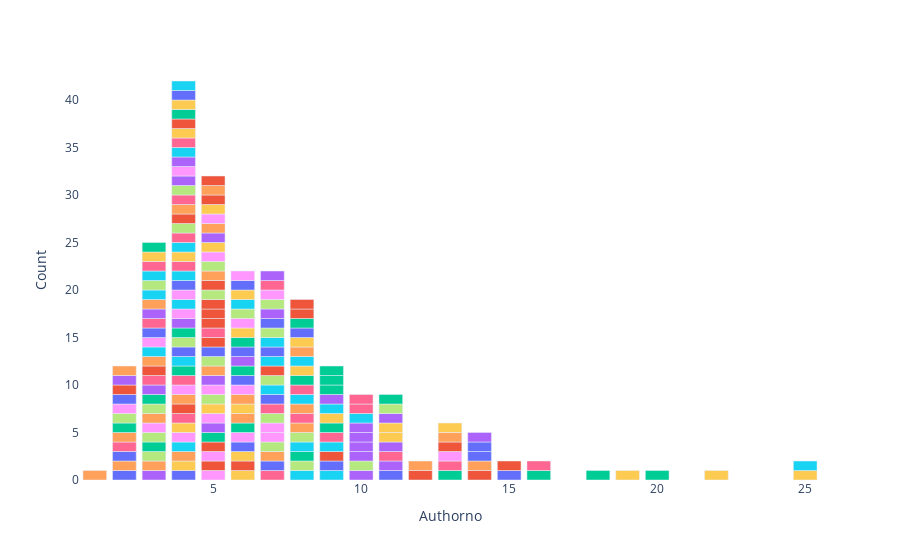

The notebook cell saved with this chart:
### Code cell
temp = dat
temp = dat.assign(Position = position, Authorno = authorno, Count = 1)

fig = px.bar(temp, x = 'Authorno', 
                 y = 'Count',
                 color = 'Document Title',
                 hover_data = ['Publication Year', 
                               'Document Title', 
                               'Journal Title', 
                               'Authors', 
                                'Position',
                                'Authorno'])
fig.update_layout(showlegend=False)
fig = fig.update_layout({
    'plot_bgcolor' : 'rgba(0, 0, 0, 0)',
    'paper_bgcolor' : 'rgba(0, 0, 0, 0)'})

fig.show()
